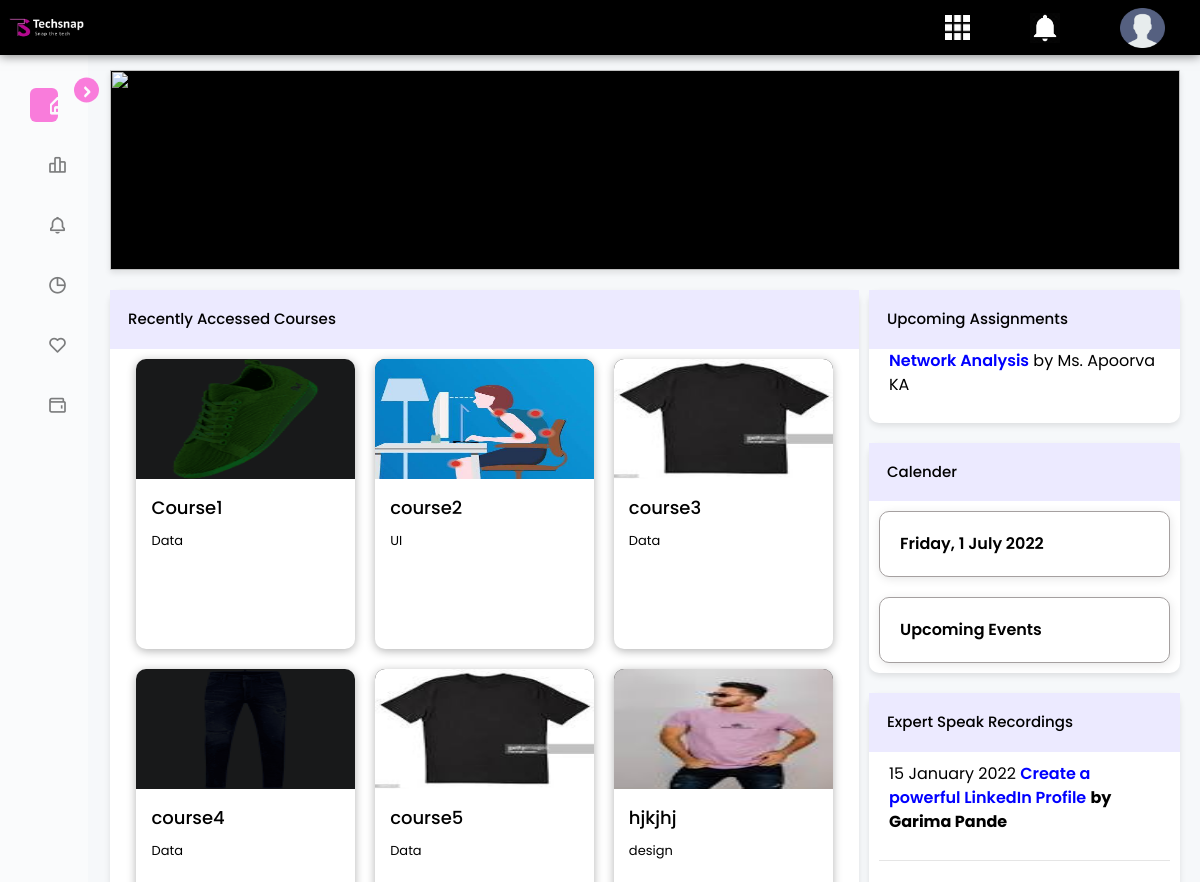
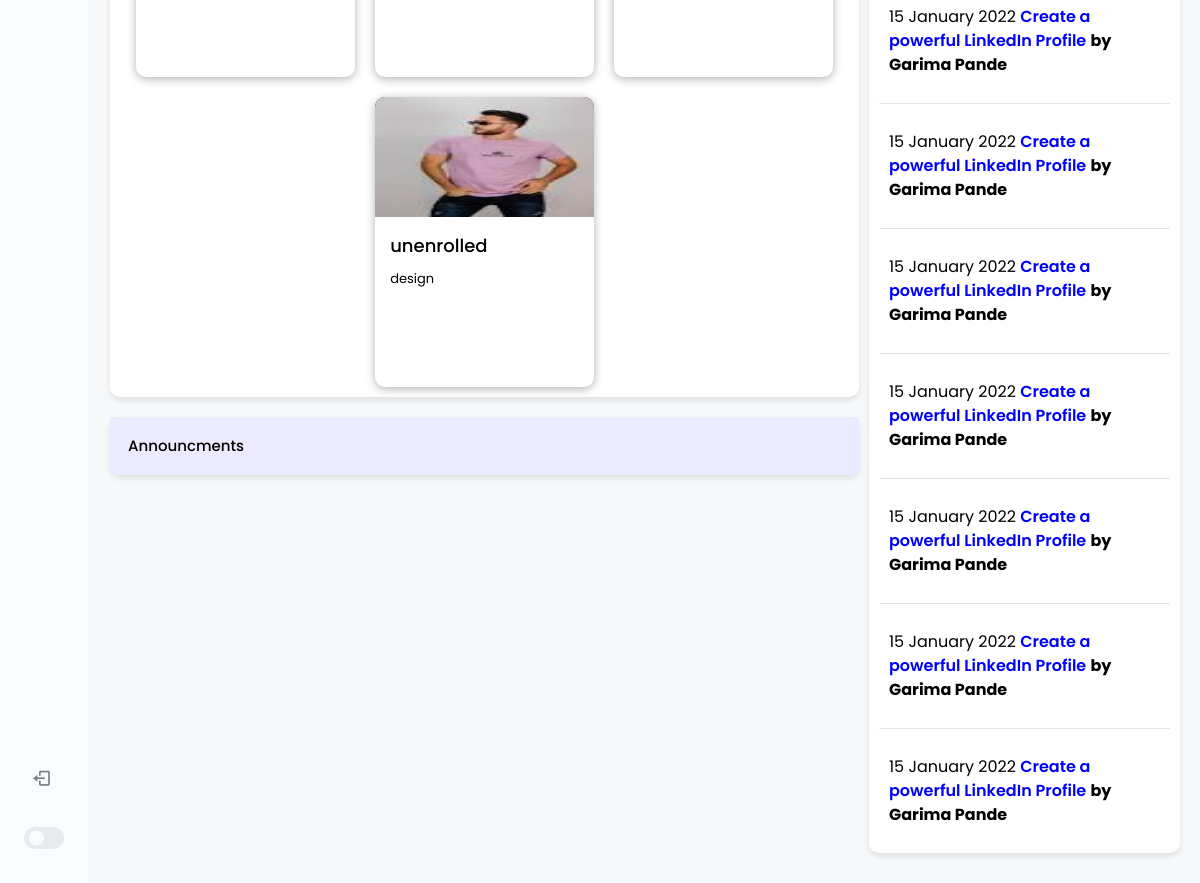
The app's page /all_courses/ with its own data (2 pictures, top to bottom).
### courses/models.py (models this page shows, shortened)
class course(models.Model):
    title = models.CharField(max_length=200)
    category = models.CharField(max_length=200)
    image = models.ImageField(upload_to='courseImg', null=True, blank=True)
    created_by = models.ForeignKey(User, on_delete=models.CASCADE, related_name='created_courses', null=True)

### courses/views.py (the view)
# urls.py: path('all_courses/', views.all_courses, name='all-courses'),
def all_courses(request):
    all_courses = course.objects.all()
    return render(request, 'all_courses.html', { 'user':request.user,'all_courses':all_courses})

### templates/all_courses.html (shortened to what this page needs)
{%load static%}
<!DOCTYPE html>
<html lang="en">
{% load custom_tags %}
<head>
    <link rel="stylesheet" href="{% static "styles/all.css"%}">
    <link rel="stylesheet" href="{% static "styles/style1.css"%}">
    <link rel="stylesheet" href="https://stackpath.bootstrapcdn.com/bootstrap/4.5.0/css/bootstrap.min.css"
>
    <link href='https://unpkg.com/boxicons@2.1.1/css/boxicons.min.css' rel='stylesheet'>
</head>
<body>
    <header class="header">
        <div class="left-header">
            <img id="logo" src="{% static "images/logo.png"%}">
        </div>
        <div class="right-header">
            <div class="all-apps-container">
                <div class="right-header-icons">
                    <img class="all-apps-icon icon" src="{% static "images/Apps.png"%}">
                </div>
            </div>
            <div class="notification-container">
                <div class="right-header-icons">
                    <img class="notify-icon icon" src="{% static "images/notification.png"%}">
                </div>
            </div>
            <div class="profile-container">
                <div class="right-header-icons">
                    <img class="profile-icon icon" src="{% static "images/User.png"%}">
                </div>
            </div>
        </div>
    </header>
    <div class="content-container">
        <nav class="sidebar close">
            <header>
                <i class='bx bx-chevron-right toggle'></i>
            </header>
            <div class="menu-bar">
                <div class="menu">
                    <ul class="menu-links">
                        <li class="nav-link">
                            <a class="active" href="{% url 'usercourse' %}">
                                <i class='bx bx-home-alt icon'></i>
                            </a>
                        </li>
                        <li class="nav-link">
                            <a href="{% url 'all-courses' %}">
                                <i class='bx bx-bar-chart-alt-2 icon'></i>
                            </a>
                        </li>
                        <li class="nav-link">
                            <a href="#">
                                <i class='bx bx-bell icon'></i>
                            </a>
                        </li>
                        <li class="nav-link">
                            <a href="notifications_page.html">
                                <i class='bx bx-pie-chart-alt icon'></i>
                            </a>
                        </li>
                        <li class="nav-link">
                            <a href="#">
                                <i class='bx bx-heart icon'></i>
                            </a>
                        </li>
                        <li class="nav-link">
                            <a href="#">
                                <i class='bx bx-wallet icon'></i>
                            </a>
                        </li>
                    </ul>
                </div>
                <div class="bottom-content">
                    <li class="">
                        <a href="#">
                            <i class='bx bx-log-out icon'></i>
                        </a>
                    </li>
                    <li class="mode">
                        <div class="toggle-switch">
                            <span class="switch"></span>
                        </div>
                    </li>
                </div>
            </div>
        </nav>
        <section class="home">
            <div class="img-banner">
                <img src="https://i.pinimg.com/originals/8b/aa/5b/8baa5bb80ce306685aa46505ed299153.png" alt=""
                    srcset="">
            </div>
            <div class="main-content">
                <div class="leftside-content">
                    <div class="my-courses-container">
                        <button type="button" class="collapsible">Recently Accessed Courses
                            <span class="buttonheader">
                                <i class="fa-solid fa-angle-up"></i></span>
                        </button>
                        <section class="content">
                            <div class="wrapper_tab-content">
                                <div class="course-list">
                                    {% for course in all_courses %}
                                    <div class="course-card">
                                        <img
                                            src="{{course.image.url}}">
                                        <div class="details">
                                            <a href="{% url 'courseDetail' course.id %}" target="_blank">{{course.title}}</a>
                                            <p>{{course.category}}</p>
                                        </div>
                                    </div>
                                    {% endfor %}
                            </div>
                        </section>
                    </div>
                    <div class="announcment-container">
                        <button type="button" class="collapsible">Announcments<span>
                                <i class="fa-solid fa-angle-up"></i></span></button>
                    </div>
                </div>
                <div class="rightside-content">
                    <div class="guest-lecture-link-container">
                        <button type="button" class="collapsible">Upcoming Assignments<span>
                                <i class="fa-solid fa-angle-up"></i></span></button>
                        <div class="content">
                            <p><a href="course_detail.html" target="_blank">Network Analysis</a> by Ms. Apoorva KA</p>
                        </div>
                    </div>
                    <div class="calender-container">
                        <button type="button" class="collapsible">Calender<span>
                                <i class="fa-solid fa-angle-up"></i></span></button>
                        <div class="content">
                            <div class="btn-events">
                                <button class="events">Friday, 1 July 2022 <span><i
                                            class="fa-solid fa-angle-right"></i></span></button>
                                <button class="events">Upcoming Events <span><i
                                            class="fa-solid fa-angle-right"></i></span></button>
                            </div>
                        </div>
                    </div>
                    <div class="expert-speak-recording-container">
                        <button type="button" class="collapsible">Expert Speak Recordings<span>
                                <i class="fa-solid fa-angle-up"></i></span></button>
                        <div class="content">
                            <div class="links">
                                <p>15 January 2022 <a href="#">Create a powerful LinkedIn Profile</a> <b> by Garima
                                        Pande </b></p>
                                <hr>
                            </div>
                            <div class="links">
                                <p>15 January 2022 <a href="#">Create a powerful LinkedIn Profile</a> <b> by Garima
                                        Pande </b></p>
                                <hr>
                            </div>
                            <div class="links">
                                <p>15 January 2022 <a href="#">Create a powerful LinkedIn Profile</a> <b> by Garima
                                        Pande </b></p>
                                <hr>
                            </div>
                            <div class="links">
                                <p>15 January 2022 <a href="#">Create a powerful LinkedIn Profile</a> <b> by Garima
                                        Pande </b></p>
                                <hr>
                            </div>
                            <div class="links">
                                <p>15 January 2022 <a href="#">Create a powerful LinkedIn Profile</a> <b> by Garima
                                        Pande </b></p>
                                <hr>
                            </div>
                            <div class="links">
                                <p>15 January 2022 <a href="#">Create a powerful LinkedIn Profile</a> <b> by Garima
                                        Pande </b></p>
                                <hr>
                            </div>
                            <div class="links">
                                <p>15 January 2022 <a href="#">Create a powerful LinkedIn Profile</a> <b> by Garima
                                        Pande </b></p>
                                <hr>
                            </div>
                            <div class="links">
                                <p>15 January 2022 <a href="#">Create a powerful LinkedIn Profile</a> <b> by Garima
                                        Pande </b></p>
                            </div>
                        </div>
                    </div>
                </div>
            </div>
        </section>
    </div>
</body>
</html>

### records on screen
course: image (picture), title "Course1", category "Data"
course: image (picture), title "course2", category "UI"
course: image (picture), title "course3", category "Data"
course: image (picture), title "course4", category "Data"
course: image (picture), title "course5", category "Data"
course: image (picture), title "hjkjhj", category "design"
course: image (picture), title "unenrolled", category "design"
